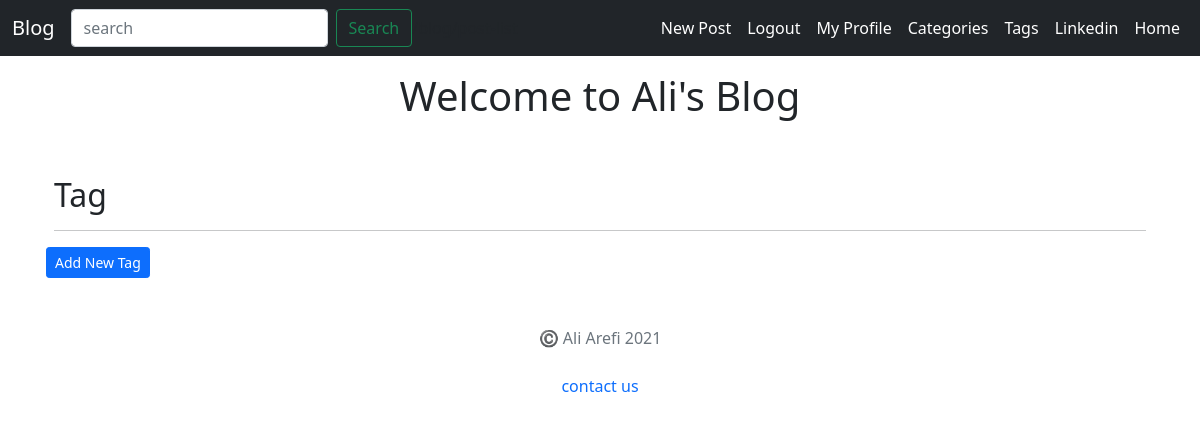
The page /blog/tag-list (signed in) on the database as committed earlier.
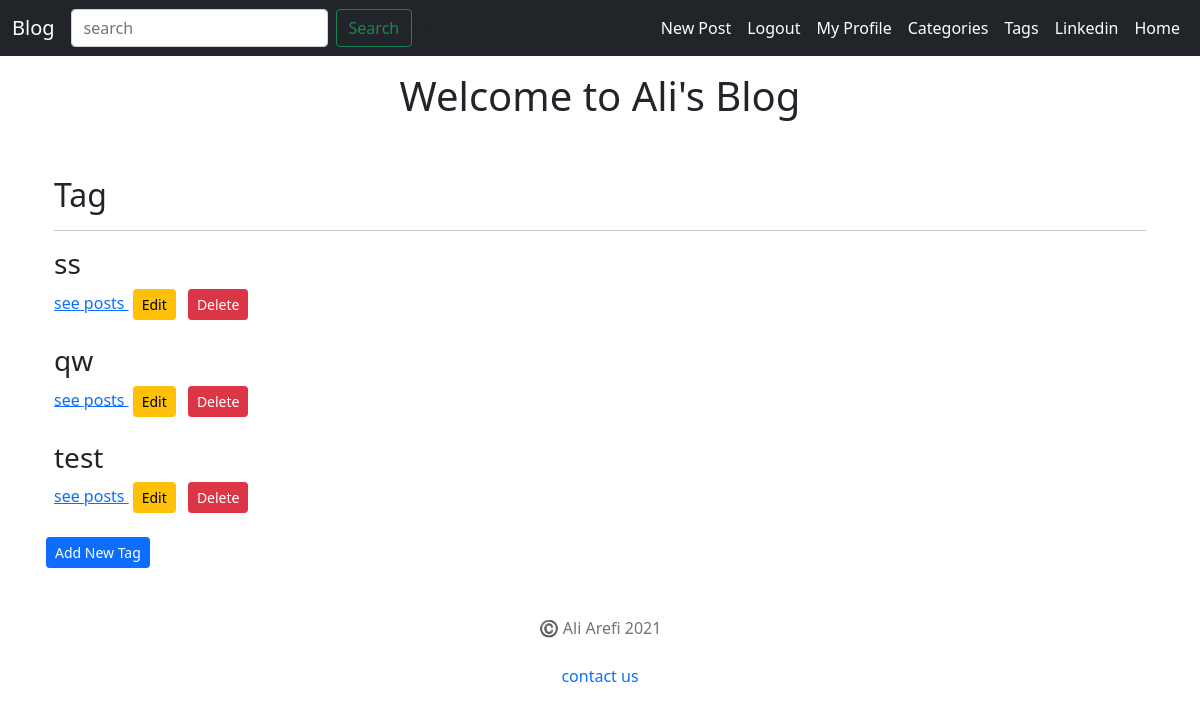
The same page on the database as committed later.
### post/models.py (models this page shows, shortened)
class Tag(models.Model):
    name = models.CharField(max_length=50)

### post/views.py (the view)
# urls.py: path('tag-list', TagListView.as_view(), name='tag_list'),
class TagListView(LoginRequiredMixin, ListView):
    login_url = 'login'
    model = Tag

### post/templates/post/tag_list.html
{% extends "post/base.html" %}
{% block content %}
  <div class="container">
  <h1 class = "text-center pt-3">Welcome to Ali's Blog</h1>
  <br/>
  <br/>
  <h2>Tag</h2>
  <hr />
  {% for tag in object_list %}
  <h3>{{ tag.name }}</h3><a href="{% url 'tag_post' id=tag.id  %}">see posts </a>
  {% if  user.is_staff%}
    <a href="{% url 'tag_edit' pk=tag.id %}" class="btn btn-warning btn-sm mx-1" >Edit</a>
  <a href="{% url 'tag_delete' pk=tag.id %}" class="btn btn-danger btn-sm mx-1" >Delete</a>
    {% endif %}
  <br />
  <br/>
  {% endfor %}
  </div>
  <a href="{% url 'tag_create' %}" class="btn btn-primary btn-sm mx-1" >Add New Tag</a>
{% endblock content %}

Rows that differ between the two databases and show on the page:
added Tag: name "ss"
added Tag: name "qw"
added Tag: name "test"
